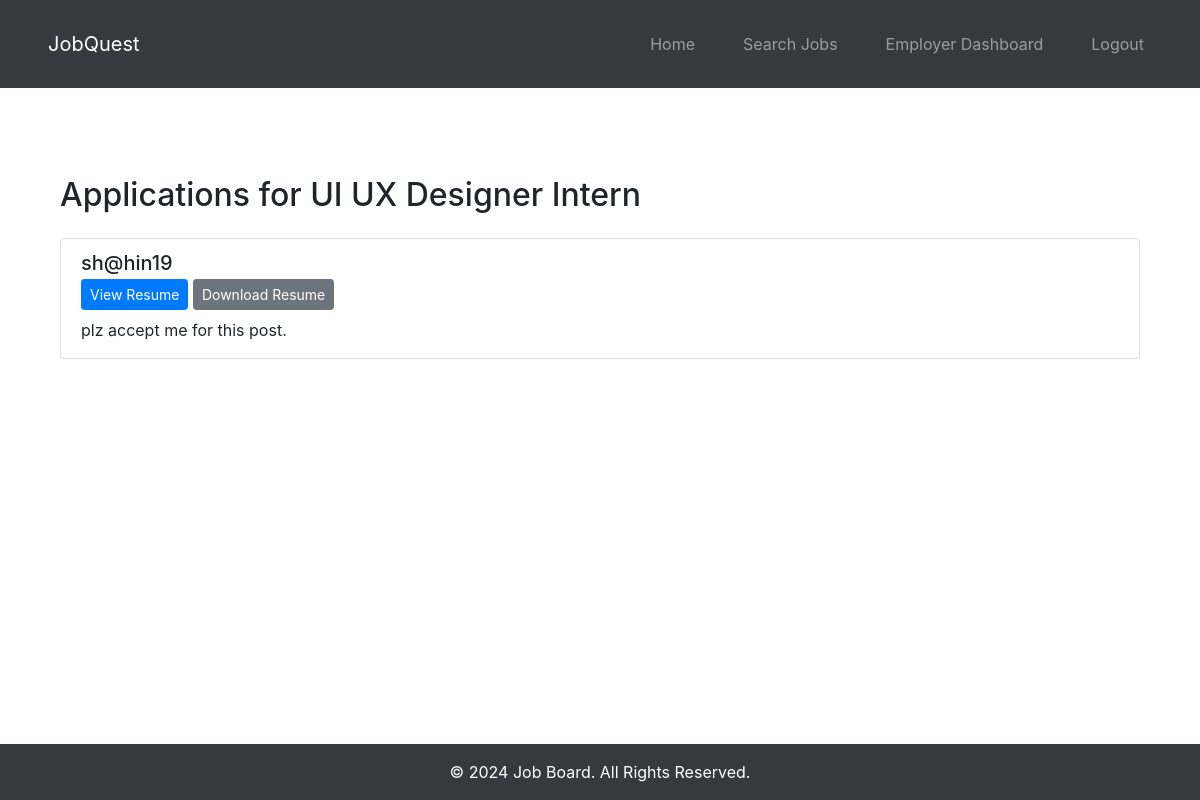
Screenshot of /job/2/applications/ (signed in) with the database file from the repository.
### jobs/models.py (models this page shows, shortened)
class JobListing(models.Model):
    employer = models.ForeignKey(User, on_delete=models.CASCADE, related_name='job_listings')
    title = models.CharField(max_length=255)
    description = models.TextField()
    requirements = models.TextField()
    location = models.CharField(max_length=255)
    company = models.CharField(max_length=255, default='')
    category = models.ForeignKey(JobCategory, on_delete=models.SET_NULL, null=True)
    posted_at = models.DateTimeField(auto_now_add=True)

class JobApplication(models.Model):
    job_listing = models.ForeignKey(JobListing, on_delete=models.CASCADE, related_name='applications')
    job_seeker = models.ForeignKey(User, on_delete=models.CASCADE, related_name='applications')
    resume = models.FileField(upload_to='resumes/')
    cover_letter = models.TextField()
    applied_at = models.DateTimeField(auto_now_add=True)

class User(AbstractUser):
    is_employer = models.BooleanField(default=False)
    is_job_seeker = models.BooleanField(default=False)
    groups = models.ManyToManyField(
        Group,
        related_name='jobs_user_set',
        blank=True,
        help_text='The groups this user belongs to. A user will get all permissions granted to each of their groups.',
        related_query_name='user',
    )
    user_permissions = models.ManyToManyField(
        Permission,
        related_name='jobs_user_set',
        blank=True,
        help_text='Specific permissions for this user.',
        related_query_name='user',
    )

### jobs/views.py (the view)
# urls.py: path('job/<int:job_listing_id>/applications/', views.JobApplicationListView.as_view(), name='job_applications'),
class JobApplicationListView(LoginRequiredMixin, UserPassesTestMixin, ListView):
    model = JobApplication
    template_name = 'jobs/job_applications.html'
    context_object_name = 'applications'
    def get_queryset(self):
        self.job_listing = get_object_or_404(JobListing, id=self.kwargs['job_listing_id'])
        return JobApplication.objects.filter(job_listing=self.job_listing)
    def get_context_data(self, **kwargs):
        context = super().get_context_data(**kwargs)
        context['job_listing'] = self.job_listing
        return context
    def test_func(self):
        job_listing = get_object_or_404(JobListing, id=self.kwargs['job_listing_id'])
        return self.request.user == job_listing.employer

### templates/jobs/job_applications.html (shortened to what this page needs)
{% extends "base.html" %}
{% block content %}
<div class="container mt-5">
    <h2 class="mb-4">Applications for {{ job_listing.title }}</h2>
    <div class="list-group">
        {% for application in applications %}
            <div class="list-group-item">
                <h5 class="mb-1">{{ application.job_seeker.username }}</h5>
                <div class="mb-2">
                    <a href="{{ application.resume.url }}" target="_blank" class="btn btn-primary btn-sm">View Resume</a>
                    <a href="{{ application.resume.url }}" download class="btn btn-secondary btn-sm">Download Resume</a>
                </div>
                <p class="mb-1">{{ application.cover_letter }}</p>
            </div>
        {% empty %}
            <div class="list-group-item">
                No applications yet.
            </div>
        {% endfor %}
    </div>
</div>
{% endblock %}

### static/css/styles.css (style rules this page uses)
body { font-family: Arial, sans-serif; margin: 0; padding: 0; background-color: #f8f9fa; display: flex; flex-direction: column; min-height: 100vh; }
h2, h3 { color: #343a40; }
button, .btn-primary { background-color: #343a40; color: white; padding: 0.5rem 1rem; border: none; cursor: pointer; }

### rows the page displays
JobListing: title "UI UX Designer Intern"
JobApplication: job_seeker.username "sh@hin19", cover_letter "plz accept me for this post."
